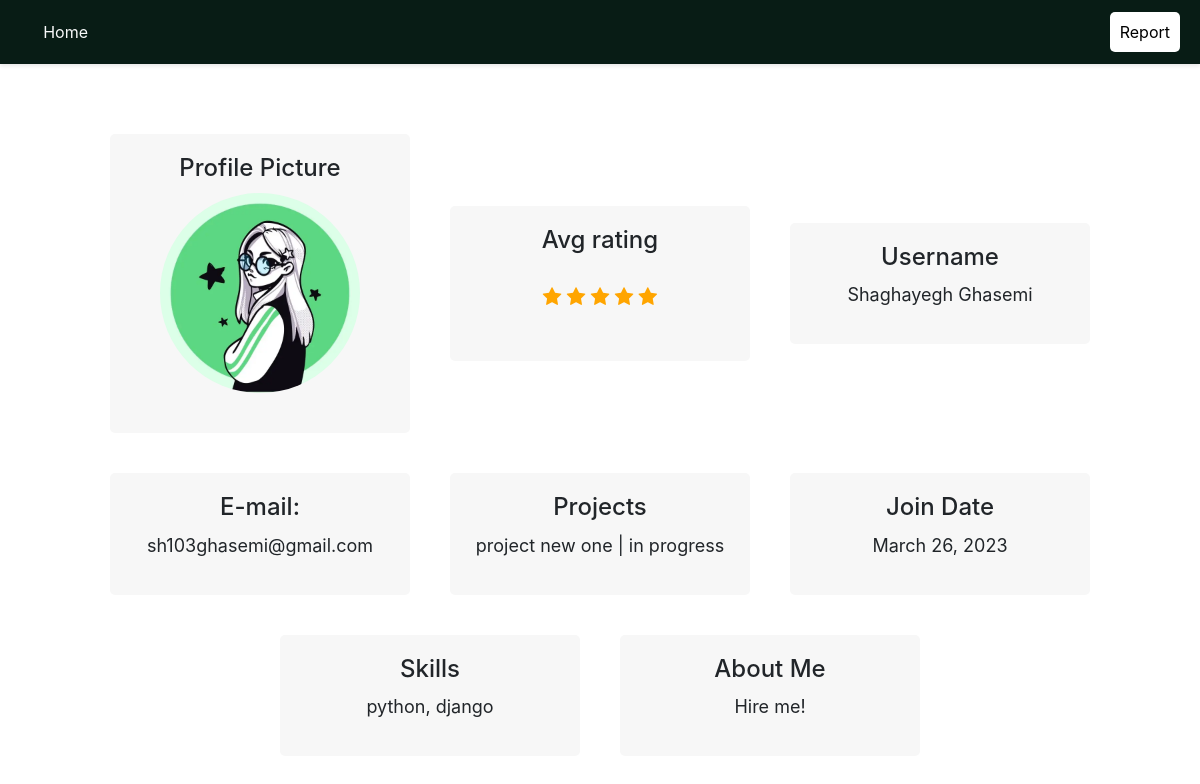
The app's page /freelancer/1 with its own data.
### jobs/models.py (models this page shows, shortened)
class Freelancer(models.Model):
    owner = models.OneToOneField(User, on_delete=models.CASCADE) # delete the profile if the user deletes his/her account
    name = models.CharField(max_length=50)
    profile_pic = models.ImageField(upload_to="profiles/", blank=True)
    joinedDate = models.DateTimeField(default=timezone.now)
    skills = models.TextField(blank=True, null=True)
    about = models.TextField(blank=True, null=True)
    def average_rating(self) -> float:
        return Rating.objects.filter(profile=self).aggregate(Avg("rating"))["rating__avg"] or 0

class Project(models.Model):
    CATEGORY = (
        ('full stack developer', 'full stack developer'),
        ('front-end developer', 'front-end developer'),
        ('back-end developer', 'back-end developer'),
        ('UI/UX designer', 'UI/UX designer'),
        ('database developer', 'database developer'),
        ('machine learning developer', 'machine learning developer')
    )
    PL = (
        ('python', 'python'),
        ('java', 'java'),
        ('matlab', 'matlab'),
        ('C++', 'C++'),
        ('django', 'django'),
        ('node js', 'node js'),
        ('HTML/CSS/JS', 'HTML/CSS/JS'),
        ('react', 'react'),
        ('angularJS', 'angularJS')
    )
    name = models.CharField(max_length=50)
    owner = models.ForeignKey(Business, on_delete=models.CASCADE)
    developer = models.ForeignKey(Freelancer, blank=True, null=True, on_delete=models.SET_NULL)
    category = models.CharField(max_length=200, null=True, choices=CATEGORY)
    programming_languages = models.CharField(max_length=200, null=True, choices=PL)
    is_complete = models.BooleanField(default=False)
    dateCreated = models.DateTimeField(default=timezone.now)
    due_date = models.DateTimeField()
    budjet = models.FloatField()

### accounts/models.py (models this page shows, shortened)
class CustomUser(AbstractUser):
    def get_freelancer(self):
        if(hasattr(self, 'freelancer')):
            return self.freelancer
        return None

### jobs/views.py (the view, shortened to what this page needs)
# urls.py: path('freelancer/<int:pk>', view_freelancer_profile, name='view-freelancer-profile'),
def view_freelancer_profile(request, pk):
    freelancer = Freelancer.objects.get(id=pk)
    elligible = False
    context = {
        'freelancer': freelancer,
        'projects': Project.objects.filter(developer=freelancer),
        'elligible': elligible
    }
    return render(request, 'jobs/other_freelancer_profile.html', context)

### jobs/templates/jobs/other_freelancer_profile.html (shortened to what this page needs)
{% load static %}
<!DOCTYPE html>
<html>
<head>
	<link rel="stylesheet" type="text/css" href="{% static 'jobs/css/freelancer.css' %}">
  <link rel="stylesheet" href="https://cdn.jsdelivr.net/npm/bootstrap@4.0.0/dist/css/bootstrap.min.css">
  <link rel="stylesheet" href="https://cdnjs.cloudflare.com/ajax/libs/font-awesome/4.7.0/css/font-awesome.min.css">
</head>
<body>
    <div class="header">
      <div style="padding-left: 2%;"><a class="text-light" href="{% url 'home' %}" style="text-decoration: none; color: aliceblue;">Home</a></div>
      <div><a style="color: black; background-color: white;" class="fcc-btn" href="{% url 'freelancer-report' freelancer.id %}">Report</a></div>
    </div>
    <div class="profile-container">
      <div class="profile-section">
        <h2>Profile Picture</h2>
        {% if freelancer.profile_pic %}
          <img src="{{ freelancer.profile_pic.url }}" alt="Profile Picture" class="profile-picture">
        {% endif %}
      </div>
      <div class="profile-section">
        <h2>Avg rating</h2>
        <div class="card-body">
          <h5 class="card-title">
            <span class="fa fa-star {% if freelancer.average_rating > 0 %} checked {% endif %}"></span>
            <span class="fa fa-star {% if freelancer.average_rating > 1 %} checked {% endif %}"></span>
            <span class="fa fa-star {% if freelancer.average_rating > 2 %} checked {% endif %}"></span>
            <span class="fa fa-star {% if freelancer.average_rating > 3 %} checked {% endif %}" ></span>
            <span class="fa fa-star {% if freelancer.average_rating > 4 %} checked {% endif %}"></span>
          </h5>
        </div>
      </div>
      <div class="profile-section">
        <h2>Username</h2>
        <p>{{ freelancer.name }}</p>
      </div>
      <div class="profile-section">
        <h2>E-mail: </h2>
        <p>{{ freelancer.owner.email }}</p>
      </div>
      <div class="profile-section">
        <h2>Projects</h2>
        {% if projects|length > 3 %}
          <p>{{ projects|length }}</p>
        {% elif projects|length == 0%}
          <p>0</p>
        {% else %}
          {% for project in projects %}
            {% if project.is_complete %}
              <p> {{ project.name }} | completed </p>
            {% else %}
              <p> {{ project.name }} | in progress </p>
            {% endif %}
          {% endfor %}
        {% endif  %}
      </div>
      <div class="profile-section">
        <h2>Join Date</h2>
        <p>{{ freelancer.joinedDate|date }}</p>
      </div>
      <div class="profile-section">
        <h2>Skills</h2>
        <p> {{ freelancer.skills }} </p>
      </div>
      <div class="profile-section">
        <h2>About Me</h2>
        <p>{{freelancer.about}}</p>
      </div>
    </div>
  </body>
  </html>

### jobs/static/jobs/css/freelancer.css (style rules this page uses)
body { margin: 0; padding: 0; font-family: Arial, sans-serif; background-color: #d8f3dc; color: #333; }
.header { background-color: #081c15; color: #fff; padding: 20px; display: flex; align-items: center; justify-content: space-between; box-shadow: 0 2px 4px rgba(0, 0, 0, 0.1); height: 4%; }
.profile-container { display: flex; flex-wrap: wrap; justify-content: center; align-items: center; margin-top: 50px; }
.profile-section { background-color: #F7F7F7; padding: 20px; margin: 20px; border-radius: 5px; width: 300px; text-align: center; }
.profile-section h2 { font-size: 24px; margin-bottom: 10px; }
.profile-section p { font-size: 18px; }
.checked { color: orange; }
.profile-picture { width: 200px; height: 200px; border-radius: 50%; margin-bottom: 20px; }
.fcc-btn { background-color: #40916c; color: white; border: none; border-radius: 5px; cursor: pointer; text-decoration: none; padding: 10px; }

### records on screen
Freelancer: profile_pic (picture), name "Shaghayegh Ghasemi", owner.email "sh103ghasemi@gmail.com", joinedDate "March 26, 2023", skills "python, django", about "Hire me!"
Project: name "project new one"
